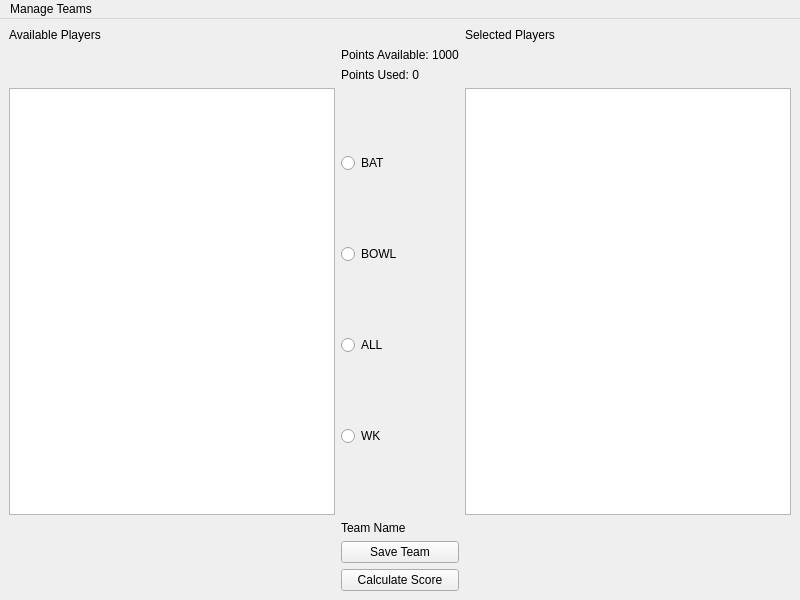
<?xml version="1.0" encoding="UTF-8"?>
<ui version="4.0">
 <class>MainWindow</class>
 <widget class="QMainWindow" name="MainWindow">
  <property name="geometry">
   <rect>
    <x>0</x>
    <y>0</y>
    <width>800</width>
    <height>600</height>
   </rect>
  </property>
  <property name="windowTitle">
   <string>Fantasy Cricket App</string>
  </property>

  <!-- CENTRAL WIDGET -->
  <widget class="QWidget" name="centralwidget">

   <!-- MAIN LAYOUT -->
   <layout class="QGridLayout" name="gridLayout">

    <!-- LEFT LABEL -->
    <item row="0" column="0">
     <widget class="QLabel" name="labelAvailable">
      <property name="text">
       <string>Available Players</string>
      </property>
     </widget>
    </item>

    <!-- RIGHT LABEL -->
    <item row="0" column="2">
     <widget class="QLabel" name="labelSelected">
      <property name="text">
       <string>Selected Players</string>
      </property>
     </widget>
    </item>

    <!-- POINTS -->
    <item row="1" column="1">
     <widget class="QLabel" name="labelPointsAvailable">
      <property name="text">
       <string>Points Available: 1000</string>
      </property>
     </widget>
    </item>

    <item row="2" column="1">
     <widget class="QLabel" name="labelPointsUsed">
      <property name="text">
       <string>Points Used: 0</string>
      </property>
     </widget>
    </item>

    <!-- LEFT LIST -->
    <item row="3" column="0">
     <widget class="QListWidget" name="listAvailable"/>
    </item>

    <!-- RIGHT LIST -->
    <item row="3" column="2">
     <widget class="QListWidget" name="listSelected"/>
    </item>

    <!-- RADIO BUTTONS -->
    <item row="3" column="1">
     <layout class="QVBoxLayout">
      <item>
       <widget class="QRadioButton" name="radioBAT">
        <property name="text">
         <string>BAT</string>
        </property>
       </widget>
      </item>
      <item>
       <widget class="QRadioButton" name="radioBOWL">
        <property name="text">
         <string>BOWL</string>
        </property>
       </widget>
      </item>
      <item>
       <widget class="QRadioButton" name="radioALL">
        <property name="text">
         <string>ALL</string>
        </property>
       </widget>
      </item>
      <item>
       <widget class="QRadioButton" name="radioWK">
        <property name="text">
         <string>WK</string>
        </property>
       </widget>
      </item>
     </layout>
    </item>

    <!-- TEAM NAME -->
    <item row="4" column="1">
     <widget class="QLabel" name="labelTeamName">
      <property name="text">
       <string>Team Name</string>
      </property>
     </widget>
    </item>

    <!-- SAVE BUTTON -->
    <item row="5" column="1">
     <widget class="QPushButton" name="btnSave">
      <property name="text">
       <string>Save Team</string>
      </property>
     </widget>
    </item>

    <!-- SCORE BUTTON -->
    <item row="6" column="1">
     <widget class="QPushButton" name="btnScore">
      <property name="text">
       <string>Calculate Score</string>
      </property>
     </widget>
    </item>

   </layout>
  </widget>

  <!-- MENU -->
  <widget class="QMenuBar" name="menubar">
   <widget class="QMenu" name="menuManage">
    <property name="title">
     <string>Manage Teams</string>
    </property>

    <addaction name="actionNew_Team"/>
    <addaction name="actionOpen_Team"/>
    <addaction name="actionSave_Team"/>
    <addaction name="actionEvaluate_Team"/>

   </widget>
   <addaction name="menuManage"/>
  </widget>

  <!-- ACTIONS -->
  <action name="actionNew_Team">
   <property name="text">
    <string>New Team</string>
   </property>
  </action>

  <action name="actionOpen_Team">
   <property name="text">
    <string>Open Team</string>
   </property>
  </action>

  <action name="actionSave_Team">
   <property name="text">
    <string>Save Team</string>
   </property>
  </action>

  <action name="actionEvaluate_Team">
   <property name="text">
    <string>Evaluate Team</string>
   </property>
  </action>

 </widget>
 <resources/>
 <connections/>
</ui>
